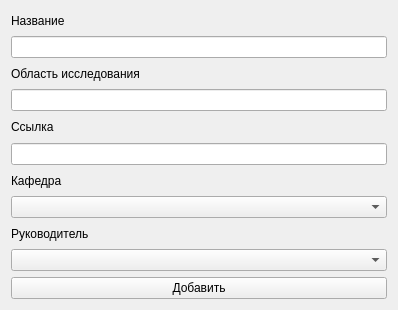
<?xml version="1.0" encoding="UTF-8"?>
<ui version="4.0">
 <class>researches_update</class>
 <widget class="QWidget" name="researches_update">
  <property name="geometry">
   <rect>
    <x>0</x>
    <y>0</y>
    <width>398</width>
    <height>310</height>
   </rect>
  </property>
  <property name="windowTitle">
   <string>Form</string>
  </property>
  <layout class="QGridLayout" name="gridLayout">
   <item row="0" column="0">
    <widget class="QLabel" name="label_2">
     <property name="text">
      <string>Название</string>
     </property>
    </widget>
   </item>
   <item row="1" column="0">
    <widget class="QLineEdit" name="NameInput">
     <property name="focusPolicy">
      <enum>Qt::ClickFocus</enum>
     </property>
    </widget>
   </item>
   <item row="2" column="0">
    <widget class="QLabel" name="label">
     <property name="text">
      <string>Область исследования</string>
     </property>
    </widget>
   </item>
   <item row="3" column="0">
    <widget class="QLineEdit" name="FieldInput">
     <property name="focusPolicy">
      <enum>Qt::ClickFocus</enum>
     </property>
     <property name="inputMethodHints">
      <set>Qt::ImhEmailCharactersOnly</set>
     </property>
    </widget>
   </item>
   <item row="4" column="0">
    <widget class="QLabel" name="label_3">
     <property name="text">
      <string>Ссылка</string>
     </property>
    </widget>
   </item>
   <item row="5" column="0">
    <widget class="QLineEdit" name="URLInput">
     <property name="focusPolicy">
      <enum>Qt::ClickFocus</enum>
     </property>
    </widget>
   </item>
   <item row="6" column="0">
    <widget class="QLabel" name="label_4">
     <property name="text">
      <string>Кафедра</string>
     </property>
    </widget>
   </item>
   <item row="7" column="0">
    <widget class="QComboBox" name="departmentCombo"/>
   </item>
   <item row="8" column="0">
    <widget class="QLabel" name="label_5">
     <property name="text">
      <string>Руководитель</string>
     </property>
    </widget>
   </item>
   <item row="9" column="0">
    <widget class="QComboBox" name="supervisorCombo"/>
   </item>
   <item row="10" column="0">
    <widget class="QPushButton" name="InsertSubmit">
     <property name="sizePolicy">
      <sizepolicy hsizetype="Expanding" vsizetype="Fixed">
       <horstretch>0</horstretch>
       <verstretch>0</verstretch>
      </sizepolicy>
     </property>
     <property name="maximumSize">
      <size>
       <width>16777215</width>
       <height>16777215</height>
      </size>
     </property>
     <property name="sizeIncrement">
      <size>
       <width>0</width>
       <height>0</height>
      </size>
     </property>
     <property name="baseSize">
      <size>
       <width>0</width>
       <height>0</height>
      </size>
     </property>
     <property name="layoutDirection">
      <enum>Qt::LeftToRight</enum>
     </property>
     <property name="styleSheet">
      <string notr="true"/>
     </property>
     <property name="text">
      <string>Добавить</string>
     </property>
     <property name="autoRepeatInterval">
      <number>100</number>
     </property>
     <property name="autoDefault">
      <bool>false</bool>
     </property>
    </widget>
   </item>
  </layout>
 </widget>
 <resources/>
 <connections/>
</ui>
